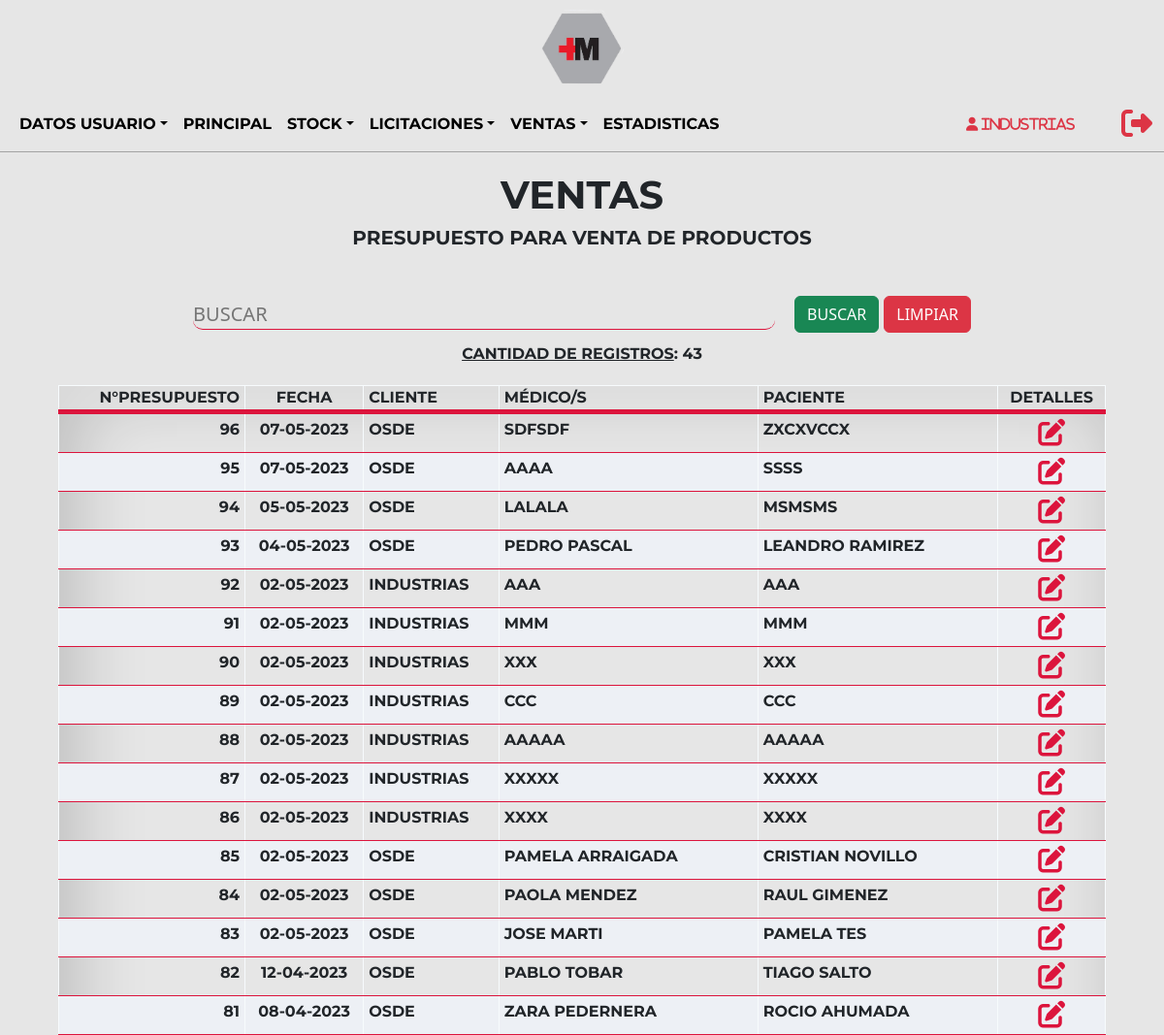
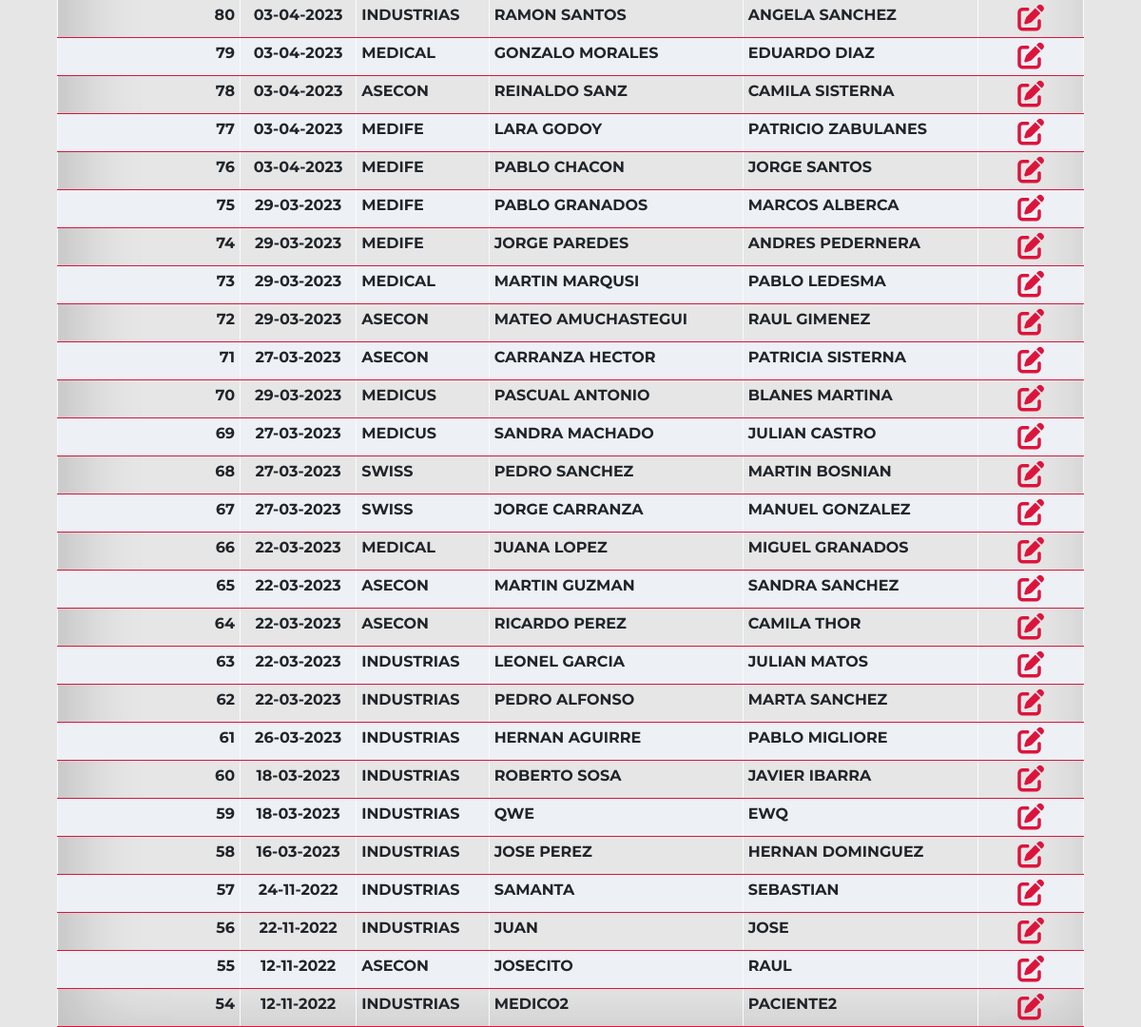
/Sistema/Ventas/presupuestos.php?ok (signed in), run on the app's committed database (2 pictures, top to bottom).
### tables this page shows
CREATE TABLE `usuario` (
  `idUsuario` int(3) NOT NULL,
  `usuario` text NOT NULL,
  `contraseña` varchar(60) NOT NULL,
  `idRol` int(2) NOT NULL,
  `idTipoUsuario` int(10) NOT NULL,
  `nombre` varchar(100) NOT NULL,
  `correo` varchar(100) NOT NULL,
  `direccion` varchar(100) NOT NULL,
  `idEstadoUsuario` int(2) NOT NULL
);

CREATE TABLE `documento` (
  `idDocumento` int(3) NOT NULL,
  `idEstadoDocumento` int(3) NOT NULL
);

### Sistema/Ventas/presupuestos.php (the view, shortened to what this page needs)
<?php
include('../../Utils/conexion.php');
$iduser = $_SESSION['usuario'];
$sql = "SELECT idUsuario, usuario, idRol FROM usuario WHERE usuario='$iduser'";
$resultado = $datos_base->query($sql);
$row = $resultado->fetch_assoc();
$nom = $row['usuario'];
$idRol = $row['idRol'];
?>
<!DOCTYPE html>
<html lang="en">
<head>
    <link href="https://cdn.jsdelivr.net/npm/bootstrap@5.2.0-beta1/dist/css/bootstrap.min.css" rel="stylesheet">
    <link rel="stylesheet" type="text/css" href="../../Css/estilos.css"/>
</head>
<body>
    <?php include('../Layouts/ventasHeader.php'); ?>
    <main>
        <section class="ini">
            <div class="ini-tit">
                <?php
                if($idRol != $rolobra){?>
                    <h1>VENTAS</h1>
                <?php }else{?>
                    <h1>COMPRAS</h1>
                <?php }?>
                <h5>PRESUPUESTO PARA VENTA DE PRODUCTOS</h5>
            </div>
            <div class="container">
                <form method="POST" action="./presupuestos.php">
                    <div class="form-grilla">
                        <div class="form-grilla-busc">
                            <input type="text" style="text-transform:uppercase;" name="buscar"  placeholder="Buscar" class="busc">
                        </div>
                        <div class="form-grilla-but">
                            <input class="btn btn-success" type="submit" name="btn2" value="BUSCAR"></input>
                            <input class="btn btn-danger" type="submit" name="btn1" value="LIMPIAR"></input>
                        </div>
                    </div>
                </form>
            </div>
            <?php
                    if($idRol == $rolgerente OR $idRol == $roladmin)
                    {
                    echo "<table>
                            <thead>
                                <tr>
                                    <th><p style='text-align:right; margin-right: 5px;'>N°PRESUPUESTO</p></th>
                                    <th><p>FECHA</p></th>
                                    <th><p style='text-align:left; margin-left: 5px;'>CLIENTE</p></th>
                                    <th><p style='text-align:left; margin-left: 5px;'>MÉDICO/S</p></th>
                                    <th><p style='text-align:left; margin-left: 5px;'>PACIENTE</p></th>
                                    <th><p>DETALLES</p></th>
                                </tr>
                            </thead>
                        ";
                        if(isset($_POST['btn2']))
                                {
                                    $cantidad = 0;
                                    $doc = $_POST['buscar'];
                                    $consulta=mysqli_query($datos_base, "SELECT d.idDocumento, m.fecha, u.usuario, da.medico, da.paciente
                                    FROM documento d
                                    LEFT JOIN movimientodocumento AS m ON m.idDocumento = d.idDocumento
                                    LEFT JOIN datosdocumento AS da ON da.idDocumento = d.idDocumento
                                    LEFT JOIN usuario AS u ON u.idUsuario = da.idUsuario
                                    WHERE m.idEstadoDocumento = 2 AND (d.idDocumento LIKE '%$doc%' OR m.fecha LIKE '%$doc%' OR u.usuario LIKE '%$doc%' OR da.medico LIKE '%$doc%' OR da.paciente LIKE '%$doc%')
                                    GROUP BY d.idDocumento
                                    ORDER BY d.idDocumento DESC");
                                    while($listar = mysqli_fetch_array($consulta))
                                    {
                                        $cantidad++;
                                        $fec = date("d-m-Y", strtotime($listar['fecha']));
                                        echo
                                        "
                                            <tr>
                                            <td><h4 style='font-size:16px;text-align: right; margin-right: 5px; '>".$listar['idDocumento']."</h4 ></td>
                                            <td><h4 style='font-size:16px;'>".$fec."</h4 ></td>
                                            <td><h4 style='font-size:16px;text-transform:uppercase;text-align: left; margin-left: 5px;'>".$listar['usuario']."</h4 ></td>
                                            <td><h4 style='font-size:16px;text-transform:uppercase;text-align: left; margin-left: 5px;'>".$listar['medico']."</h4 ></td>
                                            <td><h4 style='font-size:16px;text-transform:uppercase;text-align: left; margin-left: 5px;'>".$listar['paciente']."</h4 ></td>
                                            <td class='text-center text-nowrap'><a class='btn btn-sm' href=./detallePresupuesto.php?no=".$listar['idDocumento']." class=mod><i class='fa-solid fa-pen-to-square fa-2x'></i></a></td>
                                            </tr>
                                        ";
                                    }
                                }
                                else{
                                $cantidad = 0;
                                $consulta=mysqli_query($datos_base, "SELECT d.idDocumento, m.fecha, u.usuario, da.medico, da.paciente
                                FROM documento d
                                LEFT JOIN movimientodocumento AS m ON m.idDocumento = d.idDocumento
                                LEFT JOIN datosdocumento AS da ON da.idDocumento = d.idDocumento
                                LEFT JOIN usuario AS u ON u.idUsuario = da.idUsuario
                                WHERE m.idEstadoDocumento = 2
                                GROUP BY d.idDocumento
                                ORDER BY d.idDocumento DESC");
                                    while($listar = mysqli_fetch_array($consulta))
                                    {
                                        $cantidad++;
                                        $fec = date("d-m-Y", strtotime($listar['fecha']));
                                        echo
                                        "
                                            <tr>
                                            <td><h4 style='font-size:16px;text-align: right; margin-right: 5px; '>".$listar['idDocumento']."</h4 ></td>
                                            <td><h4 style='font-size:16px;'>".$fec."</h4 ></td>
                                            <td><h4 style='font-size:16px;text-transform:uppercase;text-align: left; margin-left: 5px;'>".$listar['usuario']."</h4 ></td>
                                            <td><h4 style='font-size:16px;text-transform:uppercase;text-align: left; margin-left: 5px;'>".$listar['medico']."</h4 ></td>
                                            <td><h4 style='font-size:16px;text-transform:uppercase;text-align: left; margin-left: 5px;'>".$listar['paciente']."</h4 ></td>
                                            <td class='text-center text-nowrap'><a class='btn btn-sm' href=./detallePresupuesto.php?no=".$listar['idDocumento']." class=mod><i class='fa-solid fa-pen-to-square fa-2x'></i></a></td>
                                            </tr>
                                        ";
                                    }
                                }
                                echo "<div style='margin-top:10px;'><p style='text-transform: uppercase;'><u>Cantidad de registros</u>: ".$cantidad."</p></div>";
                                echo "</table>";
                            }
                        ?>
        </section>
    </main>
</body>
</html>

### Sistema/Layouts/ventasHeader.php (shortened to what this page needs)
<div class="cont-img">
        <a href="../principal.php" class="imagenb">
            <img src="../../Imagenes/c-titulo.png" alt="logo">
         </a>
    </div>
    <header class="hea-pri">
        <nav class="navbar navbar-expand-lg navbar-light">
            <div class="container-fluid navpri">
                <div class="collapse navbar-collapse" id="navbarNav">
                    <ul class="navbar-nav">
                    <li class="nav-item dropdown">
                            <a href="#" class="nav-link dropdown-toggle variacion" id="navbarDropdown" role="button" data-bs-toggle="dropdown" aria-expanded="false">Datos usuario</a>
                                <?php
                                    $rolgerente = 1;
                                    $roladmin = 2;
                                    $roldeposito = 3;
                                    $rolventas = 4;
                                    $rolobra = 5;
                                    $rolproveedor = 6;
                                ?>
                        </li>
                        <li class="nav-item">
                            <a href="../principal.php" class="nav-link variacion" aria-current="page">Principal</a>
                        </li>
                        <?php
                            if($idRol == $rolgerente OR $idRol == $roldeposito){
                        ?>
                        <li class="nav-item dropdown">
                            <a href="#" class="nav-link dropdown-toggle variacion" id="navbarDropdown" role="button" data-bs-toggle="dropdown" aria-expanded="false">Stock</a>
                        </li>
                        <?php
                            }
                        ?>
                        <?php
                            if($idRol == $rolgerente OR $idRol == $roladmin OR $idRol == $rolventas OR $idRol == $rolproveedor){
                        ?>
                        <li class="nav-item dropdown">
                            <a href="#" class="nav-link dropdown-toggle variacion" id="navbarDropdown" role="button" data-bs-toggle="dropdown" aria-expanded="false">Licitaciones</a>
                        </li>
                        <?php
                            }
                        ?>
                        <?php
                            if($idRol == $rolgerente OR $idRol == $roladmin OR $idRol == $rolobra){
                        ?>
                        <li class="nav-item dropdown">
                            <?php
                            if($idRol != $rolobra){?>
                            <a href="#" class="nav-link dropdown-toggle variacion" id="navbarDropdown" role="button" data-bs-toggle="dropdown" aria-expanded="false">VENTAS</a>
                            <?php }else{?>
                            <a href="#" class="nav-link dropdown-toggle variacion" id="navbarDropdown" role="button" data-bs-toggle="dropdown" aria-expanded="false">COMPRAS</a>
                            <?php }?>
                        </li>
                        <?php
                            }
                        ?>
                        <?php
                            if($idRol == $rolgerente OR $idRol == $roladmin){
                        ?>
                        <li class="nav-item">
                            <a href="../estadisticas.php" class="nav-link variacion" aria-current="page">Estadisticas</a>
                        </li>
                        <?php
                            }
                        ?>
                    </ul>
                </div>
                <div class="not-exit">
                    <div class="not-exit-name">
                        <p><i class="fa-solid fa-user" style="color: #dc3545;">&nbsp<?php echo $nom;?></i></p>
                    </div>
                   <div class="not-exit-exit">
                       <a href="../../Utils/salir.php">
                            <i class="fa-solid fa-right-from-bracket fa-2x" style="color: #dc3545;"></i>
                        </a>
                   </div>
                </div>
            </div>
        </nav>
    </header>

### Css/estilos.css (style rules this page uses)
* { margin: 0; padding: 0; box-sizing: border-box; scroll-behavior: smooth; }
html, body { background-color: #e6e6e6; height: 100%; margin: 0; display: flex; flex-direction: column; }
nav { font-family: 'Montserrat', sans-serif; }
h1, h2 { cursor: default; }
h1, h3, h4, h5, p { font-family: 'Montserrat', sans-serif; font-weight: bold; }
.hea-pri { border-bottom: 1px solid #a3a3a3; }
.variacion { text-decoration: none; background-image: linear-gradient(crimson, crimson); background-position: 0% 100%; background-repeat: no-repeat; background-size: 0% 2px; transition: background-size .4s; color: black; font-size: 16px; text-transform: uppercase; font-weight: bold; }
i { color: crimson; }
li { list-style: none; }
.cont-img { display: flex; justify-content: center; }
.imagenb { width: 100px; height: 100px; display: flex; justify-content: center; align-items: center; }
.imagenb img { width: 100%; }
.navpri { display: flex; justify-content: space-evenly; }
.not-exit { width: auto; display: flex; justify-content: center; align-items: center; flex-direction: row; gap: 5px; }
.ini { height: auto; display: flex; justify-content: center; align-items: center; flex-direction: column; }
.ini-tit { margin-top: 20px; margin-bottom: 40px; display: flex; justify-content: center; align-items: center; flex-direction: column; }
.form-grilla { display: flex; justify-content: center; flex-direction: row; }
.form-grilla-busc { display: flex; justify-content: center; align-items: center; }
.form-grilla-but { display: flex; justify-content: center; align-items: center; gap: 5px; }
.busc { min-width: 600px; margin-right: 20px; border-radius: 10px; font-size: 20px; background-color: transparent; border: none; border-bottom: 1px solid crimson; outline: none; }
table { margin-top: 20px; background-color: #dbe5e9; border-collapse: collapse; width: 90%; background-color: rgba(230, 230, 230, 0.65); box-shadow: 15px 6px 72px 4px rgba(0, 0, 0, 0.18) inset; -webkit-box-shadow: 15px 6px 72px 4px rgba(0, 0, 0, 0.18) inset; -moz-box-shadow: 15px 6px 72px 4px rgba(0, 0, 0, 0.18) inset; }
th, td { text-align: center; border: solid 1px #f7fbfd; border-bottom: solid 1px crimson; font-weight: bold; }
thead { background-color: rgba(230, 230, 230, 0.65); border-bottom: solid 5px crimson; width: 100%; }
tr:nth-child(even) { background-color: #edf0f5; }
.not-exit { min-width: 200px; height: 40px; display: flex; justify-content: center; align-items: center; gap: 40px; }
.not-exit-name { width: 100%; height: auto; cursor: default; display: flex; justify-content: center; align-items: center; font-size: 14px; }
.not-exit-exit { display: flex; justify-content: center; align-items: center; }
p { margin-bottom: 0rem; }

### data on the page
usuario: usuario "Industrias"
documento: idDocumento "96", fec "07-05-2023", usuario "OSDE", medico "SDFSDF", paciente "ZXCXVCCX"
documento: idDocumento "95", fec "07-05-2023", usuario "OSDE", medico "AAAA", paciente "SSSS"
documento: idDocumento "94", fec "05-05-2023", usuario "OSDE", medico "LALALA", paciente "MSMSMS"
documento: idDocumento "93", fec "04-05-2023", usuario "OSDE", medico "PEDRO PASCAL", paciente "LEANDRO RAMIREZ"
documento: idDocumento "92", fec "02-05-2023", usuario "INDUSTRIAS", medico "AAA", paciente "AAA"
documento: idDocumento "91", fec "02-05-2023", usuario "INDUSTRIAS", medico "MMM", paciente "MMM"
documento: idDocumento "90", fec "02-05-2023", usuario "INDUSTRIAS", medico "XXX", paciente "XXX"
documento: idDocumento "89", fec "02-05-2023", usuario "INDUSTRIAS", medico "CCC", paciente "CCC"
documento: idDocumento "88", fec "02-05-2023", usuario "INDUSTRIAS", medico "AAAAA", paciente "AAAAA"
documento: idDocumento "87", fec "02-05-2023", usuario "INDUSTRIAS", medico "XXXXX", paciente "XXXXX"
documento: idDocumento "86", fec "02-05-2023", usuario "INDUSTRIAS", medico "XXXX", paciente "XXXX"
documento: idDocumento "85", fec "02-05-2023", usuario "OSDE", medico "PAMELA ARRAIGADA", paciente "CRISTIAN NOVILLO"
documento: idDocumento "84", fec "02-05-2023", usuario "OSDE", medico "PAOLA MENDEZ", paciente "RAUL GIMENEZ"
documento: idDocumento "83", fec "02-05-2023", usuario "OSDE", medico "JOSE MARTI", paciente "PAMELA TES"
documento: idDocumento "82", fec "12-04-2023", usuario "OSDE", medico "PABLO TOBAR", paciente "TIAGO SALTO"
documento: idDocumento "81", fec "08-04-2023", usuario "OSDE", medico "ZARA PEDERNERA", paciente "ROCIO AHUMADA"
documento: idDocumento "80", fec "03-04-2023", usuario "INDUSTRIAS", medico "RAMON SANTOS", paciente "ANGELA SANCHEZ"
documento: idDocumento "79", fec "03-04-2023", usuario "MEDICAL", medico "GONZALO MORALES", paciente "EDUARDO DIAZ"
documento: idDocumento "78", fec "03-04-2023", usuario "ASECON", medico "REINALDO SANZ", paciente "CAMILA SISTERNA"
documento: idDocumento "77", fec "03-04-2023", usuario "MEDIFE", medico "LARA GODOY", paciente "PATRICIO ZABULANES"
documento: idDocumento "76", fec "03-04-2023", usuario "MEDIFE", medico "PABLO CHACON", paciente "JORGE SANTOS"
documento: idDocumento "75", fec "29-03-2023", usuario "MEDIFE", medico "PABLO GRANADOS", paciente "MARCOS ALBERCA"
documento: idDocumento "74", fec "29-03-2023", usuario "MEDIFE", medico "JORGE PAREDES", paciente "ANDRES PEDERNERA"
documento: idDocumento "73", fec "29-03-2023", usuario "MEDICAL", medico "MARTIN MARQUSI", paciente "PABLO LEDESMA"
documento: idDocumento "72", fec "29-03-2023", usuario "ASECON", medico "MATEO AMUCHASTEGUI", paciente "RAUL GIMENEZ"
documento: idDocumento "71", fec "27-03-2023", usuario "ASECON", medico "CARRANZA HECTOR", paciente "PATRICIA SISTERNA"
documento: idDocumento "70", fec "29-03-2023", usuario "MEDICUS", medico "PASCUAL ANTONIO", paciente "BLANES MARTINA"
documento: idDocumento "69", fec "27-03-2023", usuario "MEDICUS", medico "SANDRA MACHADO", paciente "JULIAN CASTRO"
documento: idDocumento "68", fec "27-03-2023", usuario "SWISS", medico "PEDRO SANCHEZ", paciente "MARTIN BOSNIAN"
documento: idDocumento "67", fec "27-03-2023", usuario "SWISS", medico "JORGE CARRANZA", paciente "MANUEL GONZALEZ"
documento: idDocumento "66", fec "22-03-2023", usuario "MEDICAL", medico "JUANA LOPEZ", paciente "MIGUEL GRANADOS"
documento: idDocumento "65", fec "22-03-2023", usuario "ASECON", medico "MARTIN GUZMAN", paciente "SANDRA SANCHEZ"
documento: idDocumento "64", fec "22-03-2023", usuario "ASECON", medico "RICARDO PEREZ", paciente "CAMILA THOR"
documento: idDocumento "63", fec "22-03-2023", usuario "INDUSTRIAS", medico "LEONEL GARCIA", paciente "JULIAN MATOS"
documento: idDocumento "62", fec "22-03-2023", usuario "INDUSTRIAS", medico "PEDRO ALFONSO", paciente "MARTA SANCHEZ"
documento: idDocumento "61", fec "26-03-2023", usuario "INDUSTRIAS", medico "HERNAN AGUIRRE", paciente "PABLO MIGLIORE"
documento: idDocumento "60", fec "18-03-2023", usuario "INDUSTRIAS", medico "ROBERTO SOSA", paciente "JAVIER IBARRA"
documento: idDocumento "59", fec "18-03-2023", usuario "INDUSTRIAS", medico "QWE", paciente "EWQ"
documento: idDocumento "58", fec "16-03-2023", usuario "INDUSTRIAS", medico "JOSE PEREZ", paciente "HERNAN DOMINGUEZ"
documento: idDocumento "57", fec "24-11-2022", usuario "INDUSTRIAS", medico "SAMANTA", paciente "SEBASTIAN"
documento: idDocumento "56", fec "22-11-2022", usuario "INDUSTRIAS", medico "JUAN", paciente "JOSE"
documento: idDocumento "55", fec "12-11-2022", usuario "ASECON", medico "JOSECITO", paciente "RAUL"
documento: idDocumento "54", fec "12-11-2022", usuario "INDUSTRIAS", medico "MEDICO2", paciente "PACIENTE2"

### other printed values
$cantidad "43"
